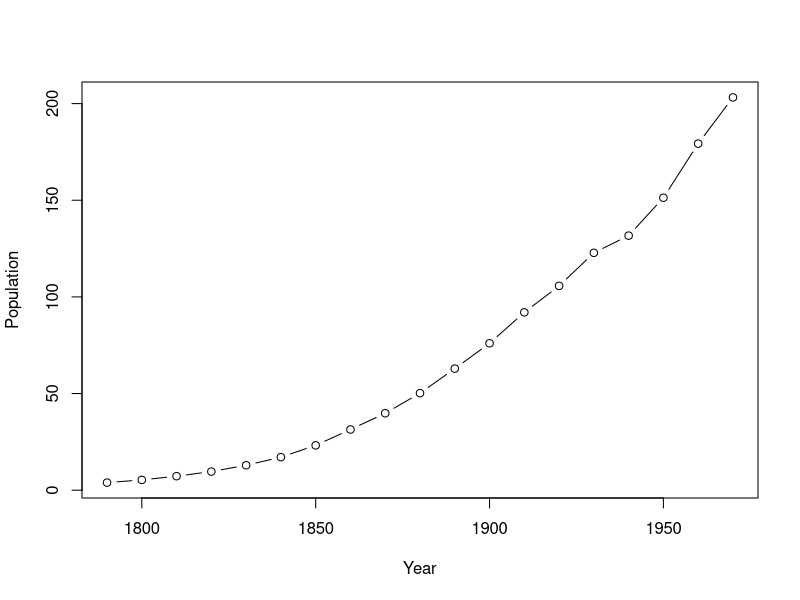
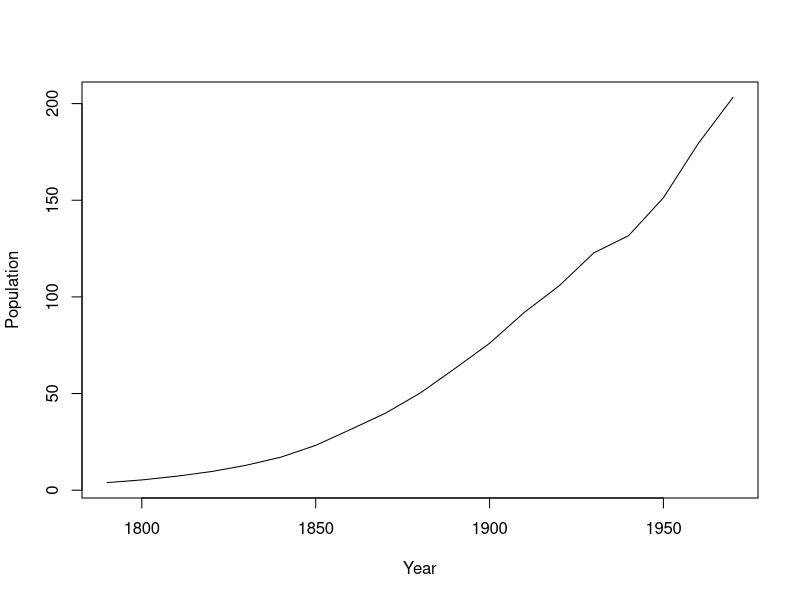
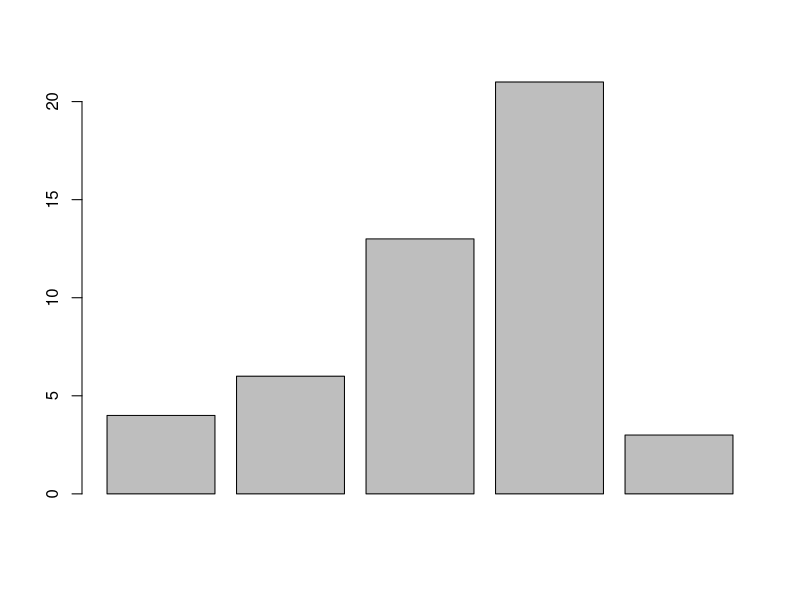
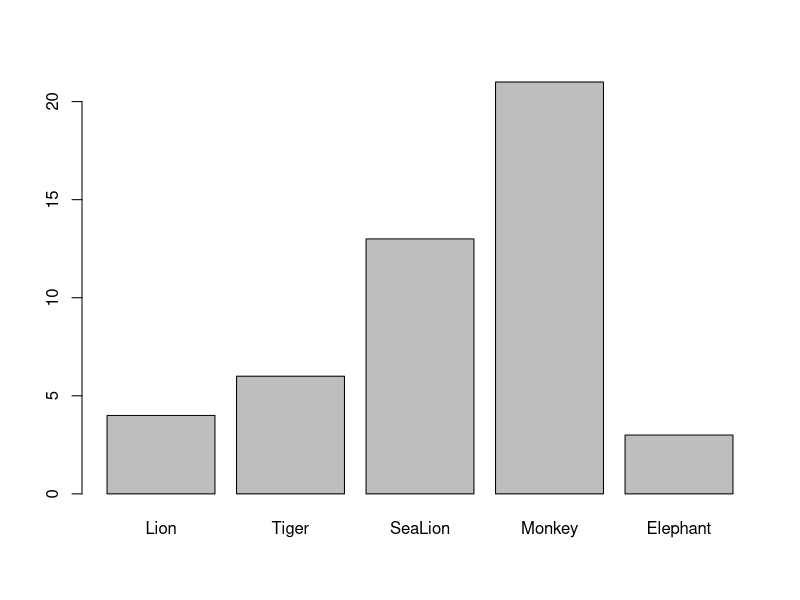
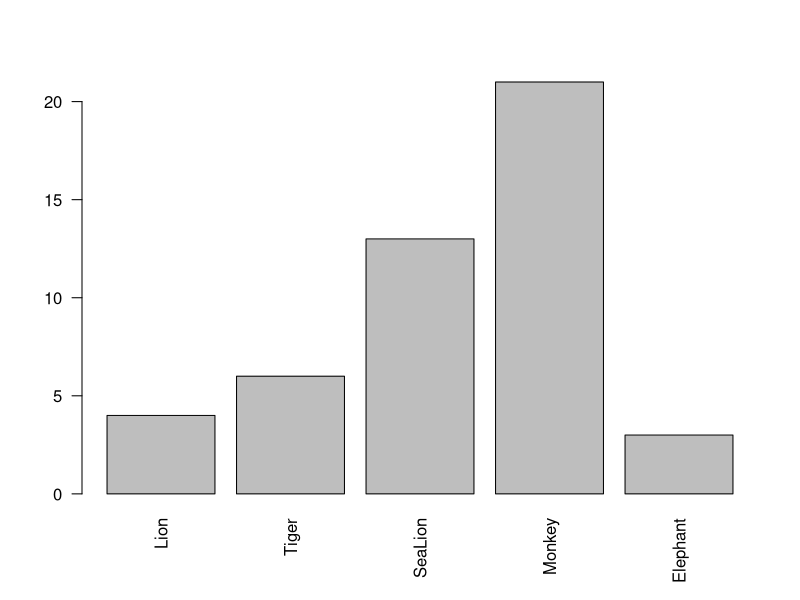
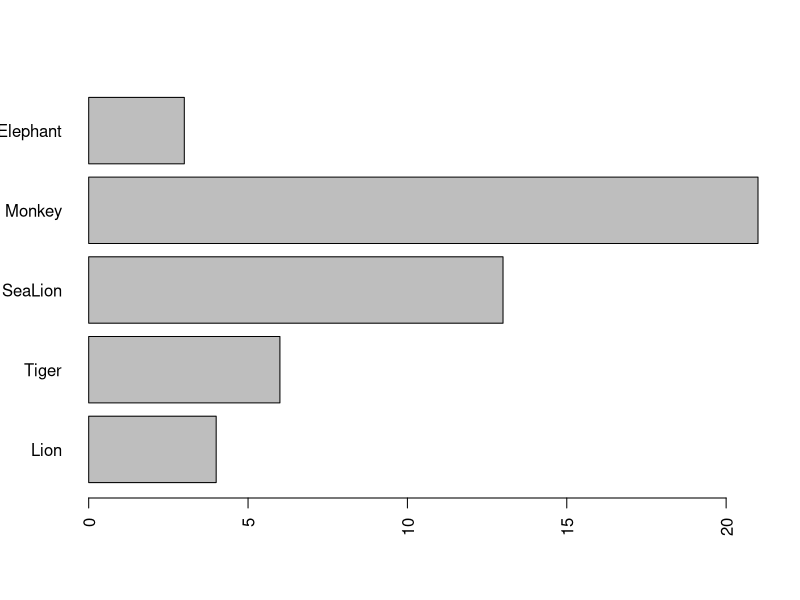
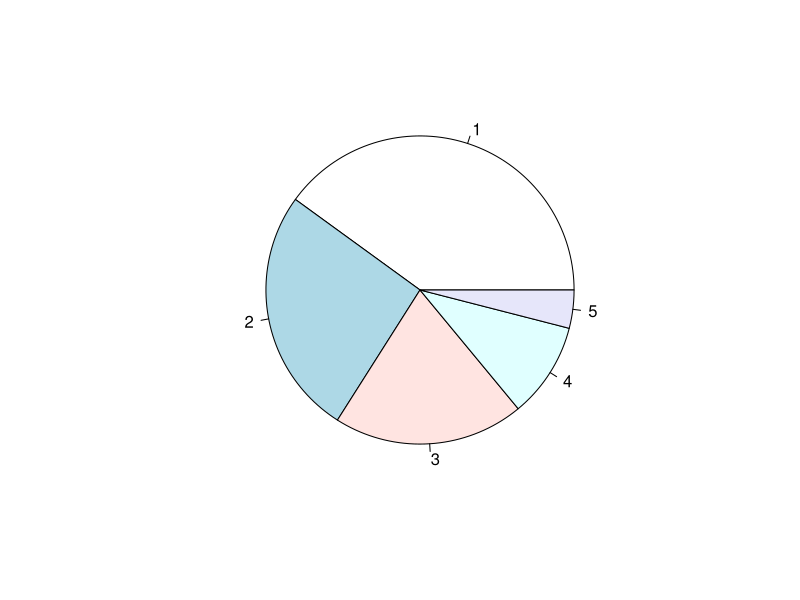
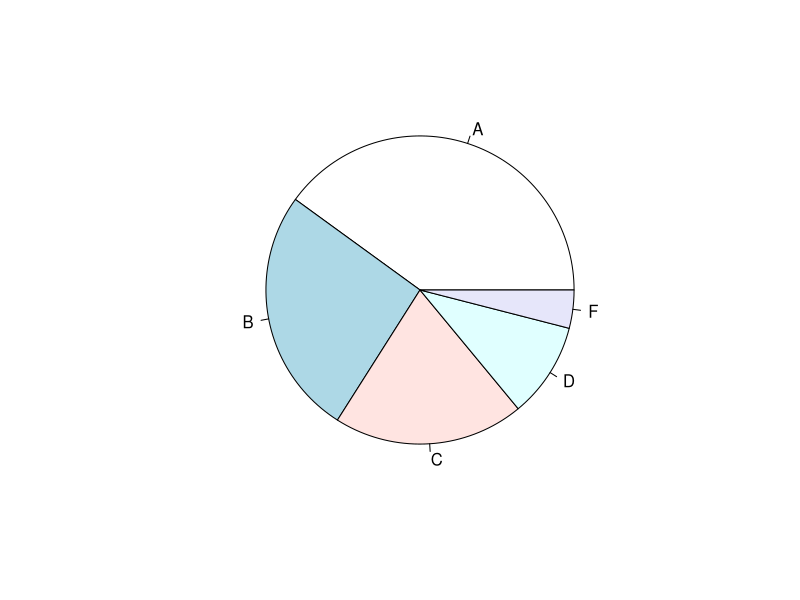

Source code (R) for these figures, in order:

##********************************
## Read data from txt 

ex11Data <- read.table(file="ex11-09.txt", header=T, sep="\t")
ex11Data

##********************************
## Reading Data from csv

ex14Data <- read.csv(file="eg14-01.csv",header = T, sep=",")
ex14Data

##********************************
## Line Graph

USdata <- read.table(file="UScensus.txt", sep="\t",header=T)
head(USdata)

attach(USdata)
plot(Year,Population, type="b")
plot(Year,Population, type="l")
detach(USdata)

##********************************
## Bar Graph


Zoo <- read.table(file="Zoo.txt",sep="",header=T)
head(Zoo)
attach(Zoo)
barplot(Count)
barplot(Count,names=Animal)
barplot(Count,names=Animal,las=2)
barplot(Count,names=Animal,las=2, horiz = TRUE)
detach(Zoo)

##********************************
## Pie Chart

myData <- read.csv(file="Exam1.csv",sep=",",header=T)
head(myData)
pie(myData$Count)

attach(myData)
pie(Count,labels=Grade)
pie(Count,labels=Count)


mylabel <- Count/sum(Count)
mylabel

pie(Count,labels=mylabel)
pie(Count,col=rainbow(5),labels=Grade)
detach(myData)


##********************************
## Histograms

hist(rivers)

hist(rivers,breaks=21)

bvector <- c(0,1000,2000,3000,4000)

hist(rivers,breaks=bvector)

bvector2 <- seq(0,4000,by=500)
bvector2
hist(rivers,breaks=bvector2)

bvector3 <- seq(0,4000,length=7)
bvector3

hist(rivers,breaks=bvector3)

hist(rivers,breaks=bvector2,col="red", main="Distribution of Rivers",xlab="Rivers Data")

hist(rivers,breaks=bvector3,col="red",freq=T)

hist(rivers,breaks=bvector3,col="red",freq=FALSE)
